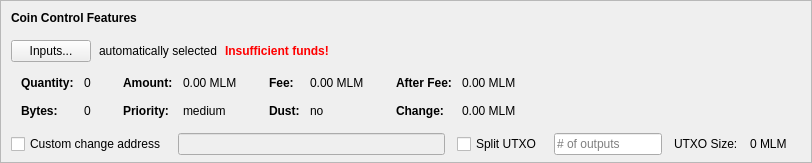
    <widget class="QFrame" name="frameCoinControl">
     <property name="sizePolicy">
      <sizepolicy hsizetype="Expanding" vsizetype="Expanding">
       <horstretch>0</horstretch>
       <verstretch>0</verstretch>
      </sizepolicy>
     </property>
     <property name="maximumSize">
      <size>
       <width>16777215</width>
       <height>16777215</height>
      </size>
     </property>
     <property name="frameShape">
      <enum>QFrame::StyledPanel</enum>
     </property>
     <property name="frameShadow">
      <enum>QFrame::Sunken</enum>
     </property>
     <layout class="QVBoxLayout" name="verticalLayoutCoinControl2">
      <property name="spacing">
       <number>0</number>
      </property>
      <property name="leftMargin">
       <number>0</number>
      </property>
      <property name="topMargin">
       <number>0</number>
      </property>
      <property name="rightMargin">
       <number>0</number>
      </property>
      <property name="bottomMargin">
       <number>6</number>
      </property>
      <item>
       <layout class="QVBoxLayout" name="verticalLayoutCoinControl" stretch="0,0,0,0,1">
        <property name="spacing">
         <number>0</number>
        </property>
        <property name="leftMargin">
         <number>10</number>
        </property>
        <property name="topMargin">
         <number>10</number>
        </property>
        <item>
         <layout class="QHBoxLayout" name="horizontalLayoutCoinControl1">
          <property name="bottomMargin">
           <number>15</number>
          </property>
          <item>
           <widget class="QLabel" name="labelCoinControlFeatures">
            <property name="sizePolicy">
             <sizepolicy hsizetype="Preferred" vsizetype="Maximum">
              <horstretch>0</horstretch>
              <verstretch>0</verstretch>
             </sizepolicy>
            </property>
            <property name="font">
             <font>
              <weight>75</weight>
              <bold>true</bold>
             </font>
            </property>
            <property name="styleSheet">
             <string notr="true">font-weight:bold;</string>
            </property>
            <property name="text">
             <string>Coin Control Features</string>
            </property>
           </widget>
          </item>
         </layout>
        </item>
        <item>
         <layout class="QHBoxLayout" name="horizontalLayoutCoinControl2" stretch="0,0,0,0">
          <property name="spacing">
           <number>8</number>
          </property>
          <property name="bottomMargin">
           <number>10</number>
          </property>
          <item>
           <widget class="QPushButton" name="pushButtonCoinControl">
            <property name="styleSheet">
             <string notr="true"/>
            </property>
            <property name="text">
             <string>Inputs...</string>
            </property>
            <property name="autoDefault">
             <bool>false</bool>
            </property>
           </widget>
          </item>
          <item>
           <widget class="QLabel" name="labelCoinControlAutomaticallySelected">
            <property name="text">
             <string>automatically selected</string>
            </property>
            <property name="margin">
             <number>5</number>
            </property>
           </widget>
          </item>
          <item>
           <widget class="QLabel" name="labelCoinControlInsuffFunds">
            <property name="font">
             <font>
              <weight>75</weight>
              <bold>true</bold>
             </font>
            </property>
            <property name="styleSheet">
             <string notr="true">color:red;font-weight:bold;</string>
            </property>
            <property name="text">
             <string>Insufficient funds!</string>
            </property>
            <property name="margin">
             <number>5</number>
            </property>
           </widget>
          </item>
          <item>
           <spacer name="horizontalSpacerCoinControl">
            <property name="orientation">
             <enum>Qt::Horizontal</enum>
            </property>
            <property name="sizeHint" stdset="0">
             <size>
              <width>40</width>
              <height>1</height>
             </size>
            </property>
           </spacer>
          </item>
         </layout>
        </item>
        <item>
         <widget class="QWidget" name="widgetCoinControl" native="true">
          <property name="sizePolicy">
           <sizepolicy hsizetype="Preferred" vsizetype="Preferred">
            <horstretch>0</horstretch>
            <verstretch>0</verstretch>
           </sizepolicy>
          </property>
          <property name="minimumSize">
           <size>
            <width>0</width>
            <height>0</height>
           </size>
          </property>
          <property name="styleSheet">
           <string notr="true"/>
          </property>
          <layout class="QHBoxLayout" name="horizontalLayoutCoinControl5">
           <property name="leftMargin">
            <number>0</number>
           </property>
           <property name="topMargin">
            <number>0</number>
           </property>
           <property name="rightMargin">
            <number>0</number>
           </property>
           <property name="bottomMargin">
            <number>0</number>
           </property>
           <item>
            <layout class="QHBoxLayout" name="horizontalLayoutCoinControl3" stretch="0,0,0,1">
             <property name="spacing">
              <number>20</number>
             </property>
             <property name="topMargin">
              <number>0</number>
             </property>
             <property name="bottomMargin">
              <number>10</number>
             </property>
             <item>
              <layout class="QFormLayout" name="formLayoutCoinControl1">
               <property name="horizontalSpacing">
                <number>10</number>
               </property>
               <property name="verticalSpacing">
                <number>14</number>
               </property>
               <property name="leftMargin">
                <number>10</number>
               </property>
               <property name="topMargin">
                <number>4</number>
               </property>
               <property name="rightMargin">
                <number>6</number>
               </property>
               <item row="0" column="0">
                <widget class="QLabel" name="labelCoinControlQuantityText">
                 <property name="font">
                  <font>
                   <weight>75</weight>
                   <bold>true</bold>
                  </font>
                 </property>
                 <property name="text">
                  <string>Quantity:</string>
                 </property>
                 <property name="margin">
                  <number>0</number>
                 </property>
                </widget>
               </item>
               <item row="0" column="1">
                <widget class="QLabel" name="labelCoinControlQuantity">
                 <property name="cursor">
                  <cursorShape>IBeamCursor</cursorShape>
                 </property>
                 <property name="contextMenuPolicy">
                  <enum>Qt::ActionsContextMenu</enum>
                 </property>
                 <property name="text">
                  <string notr="true">0</string>
                 </property>
                 <property name="margin">
                  <number>0</number>
                 </property>
                 <property name="textInteractionFlags">
                  <set>Qt::LinksAccessibleByMouse|Qt::TextSelectableByKeyboard|Qt::TextSelectableByMouse</set>
                 </property>
                </widget>
               </item>
               <item row="1" column="0">
                <widget class="QLabel" name="labelCoinControlBytesText">
                 <property name="font">
                  <font>
                   <weight>75</weight>
                   <bold>true</bold>
                  </font>
                 </property>
                 <property name="text">
                  <string>Bytes:</string>
                 </property>
                </widget>
               </item>
               <item row="1" column="1">
                <widget class="QLabel" name="labelCoinControlBytes">
                 <property name="cursor">
                  <cursorShape>IBeamCursor</cursorShape>
                 </property>
                 <property name="contextMenuPolicy">
                  <enum>Qt::ActionsContextMenu</enum>
                 </property>
                 <property name="text">
                  <string notr="true">0</string>
                 </property>
                 <property name="textInteractionFlags">
                  <set>Qt::LinksAccessibleByMouse|Qt::TextSelectableByKeyboard|Qt::TextSelectableByMouse</set>
                 </property>
                </widget>
               </item>
              </layout>
             </item>
             <item>
              <layout class="QFormLayout" name="formLayoutCoinControl2">
               <property name="horizontalSpacing">
                <number>10</number>
               </property>
               <property name="verticalSpacing">
                <number>14</number>
               </property>
               <property name="leftMargin">
                <number>6</number>
               </property>
               <property name="topMargin">
                <number>4</number>
               </property>
               <property name="rightMargin">
                <number>6</number>
               </property>
               <item row="0" column="0">
                <widget class="QLabel" name="labelCoinControlAmountText">
                 <property name="font">
                  <font>
                   <weight>75</weight>
                   <bold>true</bold>
                  </font>
                 </property>
                 <property name="text">
                  <string>Amount:</string>
                 </property>
                 <property name="margin">
                  <number>0</number>
                 </property>
                </widget>
               </item>
               <item row="0" column="1">
                <widget class="QLabel" name="labelCoinControlAmount">
                 <property name="cursor">
                  <cursorShape>IBeamCursor</cursorShape>
                 </property>
                 <property name="contextMenuPolicy">
                  <enum>Qt::ActionsContextMenu</enum>
                 </property>
                 <property name="text">
                  <string notr="true">0.00 MLM</string>
                 </property>
                 <property name="textInteractionFlags">
                  <set>Qt::LinksAccessibleByMouse|Qt::TextSelectableByKeyboard|Qt::TextSelectableByMouse</set>
                 </property>
                </widget>
               </item>
               <item row="1" column="0">
                <widget class="QLabel" name="labelCoinControlPriorityText">
                 <property name="font">
                  <font>
                   <weight>75</weight>
                   <bold>true</bold>
                  </font>
                 </property>
                 <property name="text">
                  <string>Priority:</string>
                 </property>
                </widget>
               </item>
               <item row="1" column="1">
                <widget class="QLabel" name="labelCoinControlPriority">
                 <property name="cursor">
                  <cursorShape>IBeamCursor</cursorShape>
                 </property>
                 <property name="contextMenuPolicy">
                  <enum>Qt::ActionsContextMenu</enum>
                 </property>
                 <property name="text">
                  <string>medium</string>
                 </property>
                 <property name="textInteractionFlags">
                  <set>Qt::LinksAccessibleByMouse|Qt::TextSelectableByKeyboard|Qt::TextSelectableByMouse</set>
                 </property>
                </widget>
               </item>
              </layout>
             </item>
             <item>
              <layout class="QFormLayout" name="formLayoutCoinControl3">
               <property name="horizontalSpacing">
                <number>10</number>
               </property>
               <property name="verticalSpacing">
                <number>14</number>
               </property>
               <property name="leftMargin">
                <number>6</number>
               </property>
               <property name="topMargin">
                <number>4</number>
               </property>
               <property name="rightMargin">
                <number>6</number>
               </property>
               <item row="0" column="0">
                <widget class="QLabel" name="labelCoinControlFeeText">
                 <property name="font">
                  <font>
                   <weight>75</weight>
                   <bold>true</bold>
                  </font>
                 </property>
                 <property name="text">
                  <string>Fee:</string>
                 </property>
                 <property name="margin">
                  <number>0</number>
                 </property>
                </widget>
               </item>
               <item row="0" column="1">
                <widget class="QLabel" name="labelCoinControlFee">
                 <property name="cursor">
                  <cursorShape>IBeamCursor</cursorShape>
                 </property>
                 <property name="contextMenuPolicy">
                  <enum>Qt::ActionsContextMenu</enum>
                 </property>
                 <property name="text">
                  <string notr="true">0.00 MLM</string>
                 </property>
                 <property name="textInteractionFlags">
                  <set>Qt::LinksAccessibleByMouse|Qt::TextSelectableByKeyboard|Qt::TextSelectableByMouse</set>
                 </property>
                </widget>
               </item>
               <item row="1" column="0">
                <widget class="QLabel" name="labelCoinControlLowOutputText">
                 <property name="font">
                  <font>
                   <weight>75</weight>
                   <bold>true</bold>
                  </font>
                 </property>
                 <property name="text">
                  <string>Dust:</string>
                 </property>
                </widget>
               </item>
               <item row="1" column="1">
                <widget class="QLabel" name="labelCoinControlLowOutput">
                 <property name="cursor">
                  <cursorShape>IBeamCursor</cursorShape>
                 </property>
                 <property name="contextMenuPolicy">
                  <enum>Qt::ActionsContextMenu</enum>
                 </property>
                 <property name="text">
                  <string>no</string>
                 </property>
                 <property name="textInteractionFlags">
                  <set>Qt::LinksAccessibleByMouse|Qt::TextSelectableByKeyboard|Qt::TextSelectableByMouse</set>
                 </property>
                </widget>
               </item>
              </layout>
             </item>
             <item>
              <layout class="QFormLayout" name="formLayoutCoinControl4">
               <property name="horizontalSpacing">
                <number>10</number>
               </property>
               <property name="verticalSpacing">
                <number>14</number>
               </property>
               <property name="leftMargin">
                <number>6</number>
               </property>
               <property name="topMargin">
                <number>4</number>
               </property>
               <property name="rightMargin">
                <number>6</number>
               </property>
               <item row="0" column="0">
                <widget class="QLabel" name="labelCoinControlAfterFeeText">
                 <property name="font">
                  <font>
                   <weight>75</weight>
                   <bold>true</bold>
                  </font>
                 </property>
                 <property name="text">
                  <string>After Fee:</string>
                 </property>
                 <property name="margin">
                  <number>0</number>
                 </property>
                </widget>
               </item>
               <item row="0" column="1">
                <widget class="QLabel" name="labelCoinControlAfterFee">
                 <property name="cursor">
                  <cursorShape>IBeamCursor</cursorShape>
                 </property>
                 <property name="contextMenuPolicy">
                  <enum>Qt::ActionsContextMenu</enum>
                 </property>
                 <property name="text">
                  <string notr="true">0.00 MLM</string>
                 </property>
                 <property name="textInteractionFlags">
                  <set>Qt::LinksAccessibleByMouse|Qt::TextSelectableByKeyboard|Qt::TextSelectableByMouse</set>
                 </property>
                </widget>
               </item>
               <item row="1" column="0">
                <widget class="QLabel" name="labelCoinControlChangeText">
                 <property name="font">
                  <font>
                   <weight>75</weight>
                   <bold>true</bold>
                  </font>
                 </property>
                 <property name="text">
                  <string>Change:</string>
                 </property>
                </widget>
               </item>
               <item row="1" column="1">
                <widget class="QLabel" name="labelCoinControlChange">
                 <property name="cursor">
                  <cursorShape>IBeamCursor</cursorShape>
                 </property>
                 <property name="contextMenuPolicy">
                  <enum>Qt::ActionsContextMenu</enum>
                 </property>
                 <property name="text">
                  <string notr="true">0.00 MLM</string>
                 </property>
                 <property name="textInteractionFlags">
                  <set>Qt::LinksAccessibleByMouse|Qt::TextSelectableByKeyboard|Qt::TextSelectableByMouse</set>
                 </property>
                </widget>
               </item>
              </layout>
             </item>
            </layout>
           </item>
          </layout>
         </widget>
        </item>
        <item>
         <layout class="QHBoxLayout" name="horizontalLayoutCoinControl4" stretch="0,0,0,0,0,0,0">
          <property name="spacing">
           <number>12</number>
          </property>
          <property name="sizeConstraint">
           <enum>QLayout::SetDefaultConstraint</enum>
          </property>
          <property name="topMargin">
           <number>5</number>
          </property>
          <property name="rightMargin">
           <number>5</number>
          </property>
          <item>
           <widget class="QCheckBox" name="checkBoxCoinControlChange">
            <property name="toolTip">
             <string>If this is activated, but the change address is empty or invalid, change will be sent to a newly generated address.</string>
            </property>
            <property name="text">
             <string>Custom change address</string>
            </property>
           </widget>
          </item>
          <item>
           <widget class="QValidatedLineEdit" name="lineEditCoinControlChange">
            <property name="enabled">
             <bool>false</bool>
            </property>
            <property name="sizePolicy">
             <sizepolicy hsizetype="Expanding" vsizetype="Fixed">
              <horstretch>0</horstretch>
              <verstretch>0</verstretch>
             </sizepolicy>
            </property>
           </widget>
          </item>
          <item>
           <widget class="QCheckBox" name="splitBlockCheckBox">
            <property name="text">
             <string>Split UTXO</string>
            </property>
           </widget>
          </item>
          <item>
           <widget class="QLineEdit" name="splitBlockLineEdit">
            <property name="sizePolicy">
             <sizepolicy hsizetype="Fixed" vsizetype="Fixed">
              <horstretch>50</horstretch>
              <verstretch>0</verstretch>
             </sizepolicy>
            </property>
            <property name="placeholderText">
             <string># of outputs</string>
            </property>
           </widget>
          </item>
          <item>
           <widget class="QLabel" name="labelBlockSizeText">
            <property name="text">
             <string>UTXO Size:</string>
            </property>
           </widget>
          </item>
          <item>
           <widget class="QLabel" name="labelBlockSize">
            <property name="text">
             <string>0 MLM</string>
            </property>
           </widget>
          </item>
          <item>
           <widget class="QLabel" name="labelCoinControlChangeLabel">
            <property name="sizePolicy">
             <sizepolicy hsizetype="Preferred" vsizetype="Expanding">
              <horstretch>0</horstretch>
              <verstretch>0</verstretch>
             </sizepolicy>
            </property>
            <property name="minimumSize">
             <size>
              <width>0</width>
              <height>0</height>
             </size>
            </property>
            <property name="text">
             <string/>
            </property>
            <property name="margin">
             <number>3</number>
            </property>
           </widget>
          </item>
         </layout>
        </item>
        <item>
         <spacer name="verticalSpacerCoinControl">
          <property name="orientation">
           <enum>Qt::Vertical</enum>
          </property>
          <property name="sizeHint" stdset="0">
           <size>
            <width>800</width>
            <height>1</height>
           </size>
          </property>
         </spacer>
        </item>
       </layout>
      </item>
     </layout>
    </widget>
